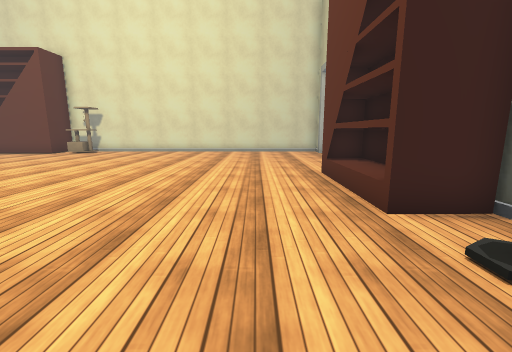
view 1 (above)

16 first-person views from a walk through a 3-D level made in the Unity game engine. The camera is 1.2 m above the floor, tilts 10° down and sees 90° across. The floor is counted in squares, 1 m on a side. Each view is taken from the middle of a square. On the plan, view 1 faces up. The plan holds only what a view shows up to about 12 squares ahead; the rest is blank. The player is left out. Some animated figures are left out. Door leaves are left out, so doorways stand open. Some surface patterns are stand-ins.

view 2
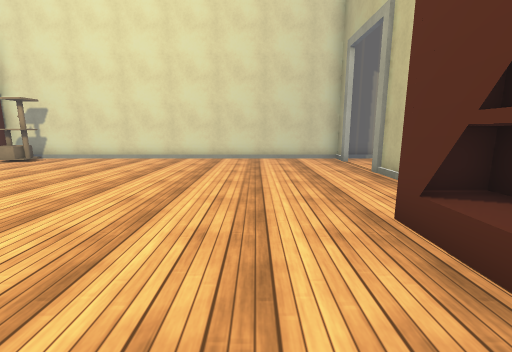

view 3
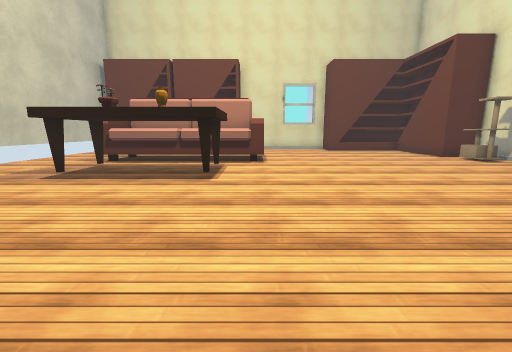

view 4
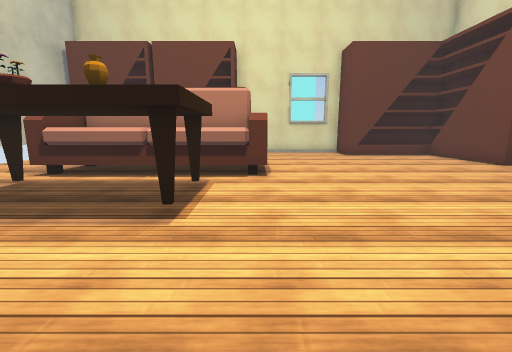

view 5
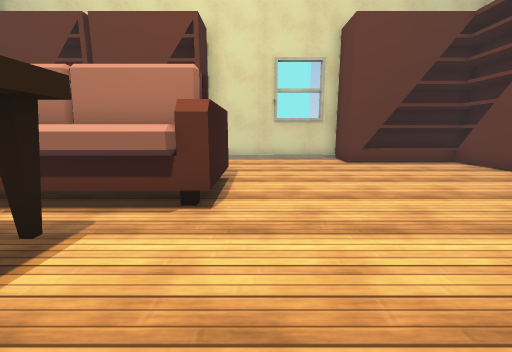

view 6
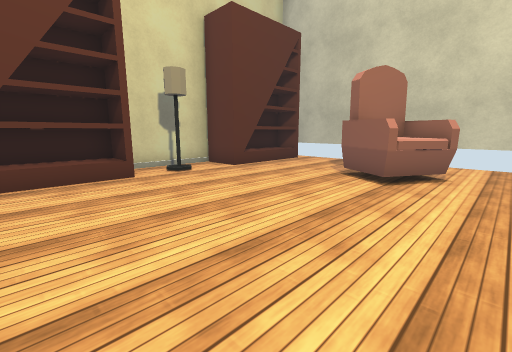

view 7
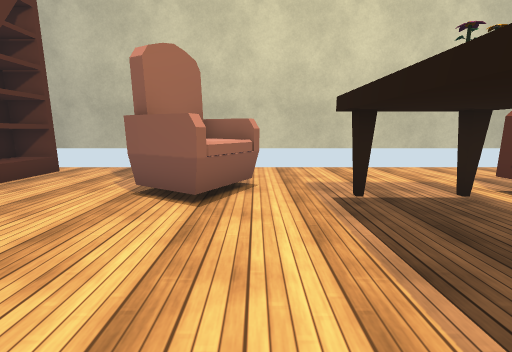

view 8
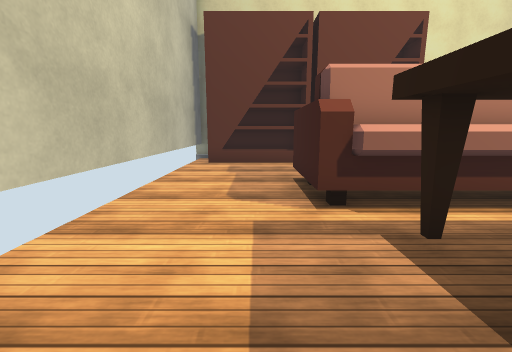

view 9
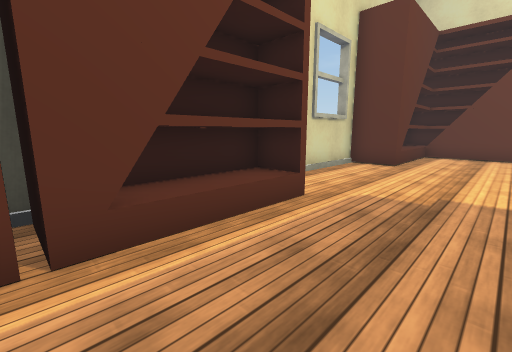

view 10
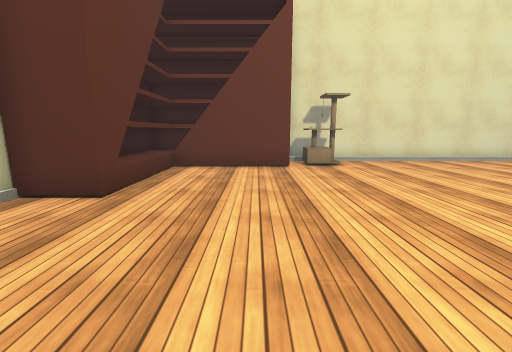

view 11
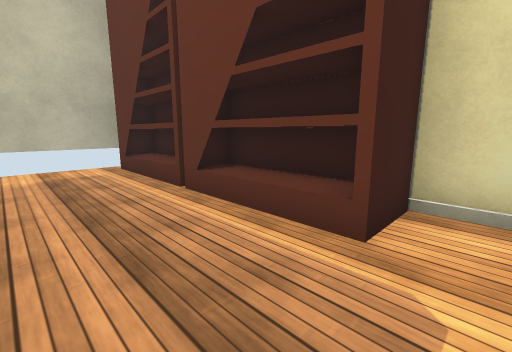

view 12
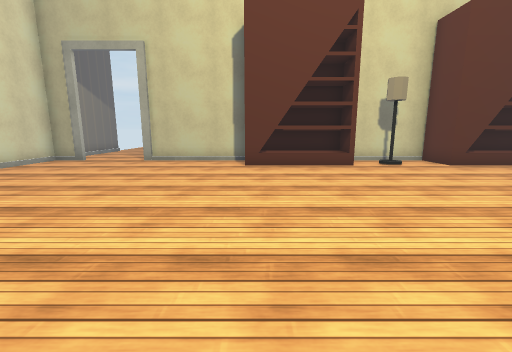

view 13
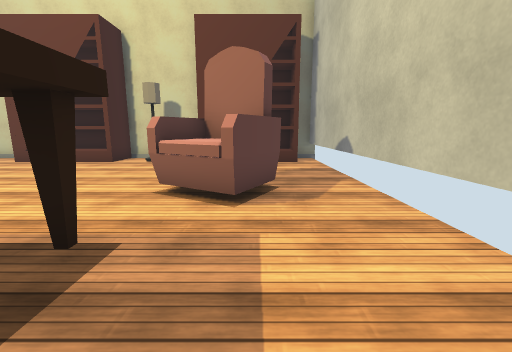

view 14
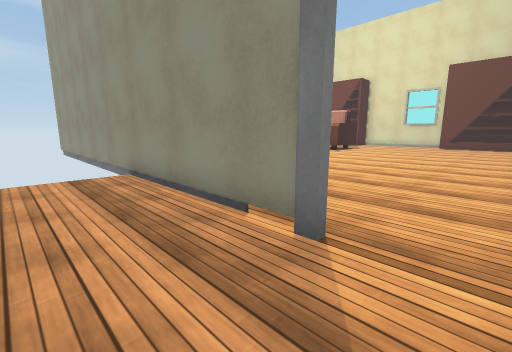

view 15
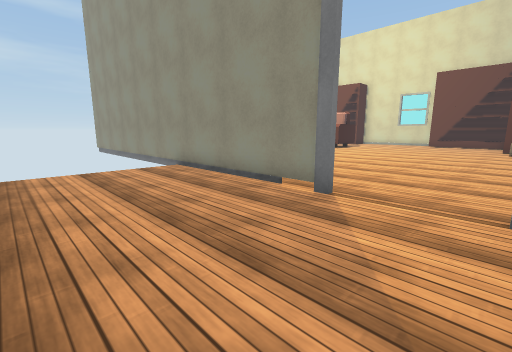

view 16
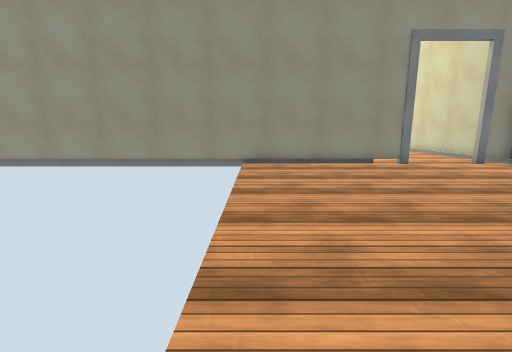

### Floor plan
Points are (right, up) in squares from view 1. A wall is a line through its corners. A room is listed if a view was taken in it or the views show most of it. See-through windows are left out.
Room 1 (views 1, 2, 3, 4, 5, 6, 7, 8, 9, 10, 11, 12, 13)
walls: (3.6, 7.4) (3.6, 11.6); (3.6, 0) (3.6, 3.8); (-16.4, 9.6) (-16.4, 3.9); (-14.9, -4.4) (3.6, -4.4); (3.6, 14) (3.6, 15.4); (3.6, -4.8) (3.6, -3.9); (-16.4, -4) (-16.4, -4.6); (5.2, 15.3) (-8.6, 15.3)
ways out: opening at (4, 6) to room 2; open door at (4, 13) to room 2
objects: bookshelf (-16, -4) to (-15, 0); bookshelf (-16, 1) to (-15, 4); bookshelf (-16, 10) to (-11, 15); other object (-11, -1) to (-9, 5); other object (-10, 14) to (-9, 15); table (-8, 0) to (-6, 4); armchair (-4, -2) to (-2, 0); bookshelf (2, -3) to (3, 0); lamp (2, 2); bookshelf (2, 4) to (3, 7)
Room 2 (views 14, 15, 16)
walls: (3.6, 11.6) (3.6, -3.5); (3.6, 15.4) (3.6, 14)
ways out: opening at (4, 6) to room 1; open door at (4, 13) to room 1

Positions as (right, up) in squares from view 1, and headings:
1: (0, 0), facing up
2: (0, 4), facing up
3: (1, 5), facing left
4: (-2, 5), facing left
5: (-5, 6), facing left
6: (-5, 6), facing down-right
7: (-4, 4), facing down
8: (-5, -2), facing left
9: (-12, 0), facing up-left
10: (-12, 5), facing up
11: (-12, 5), facing down-left
12: (-7, 7), facing right
13: (-8, -2), facing right
14: (6, 13), facing down-left
15: (8, 14), facing down-left
16: (13, 6), facing left
